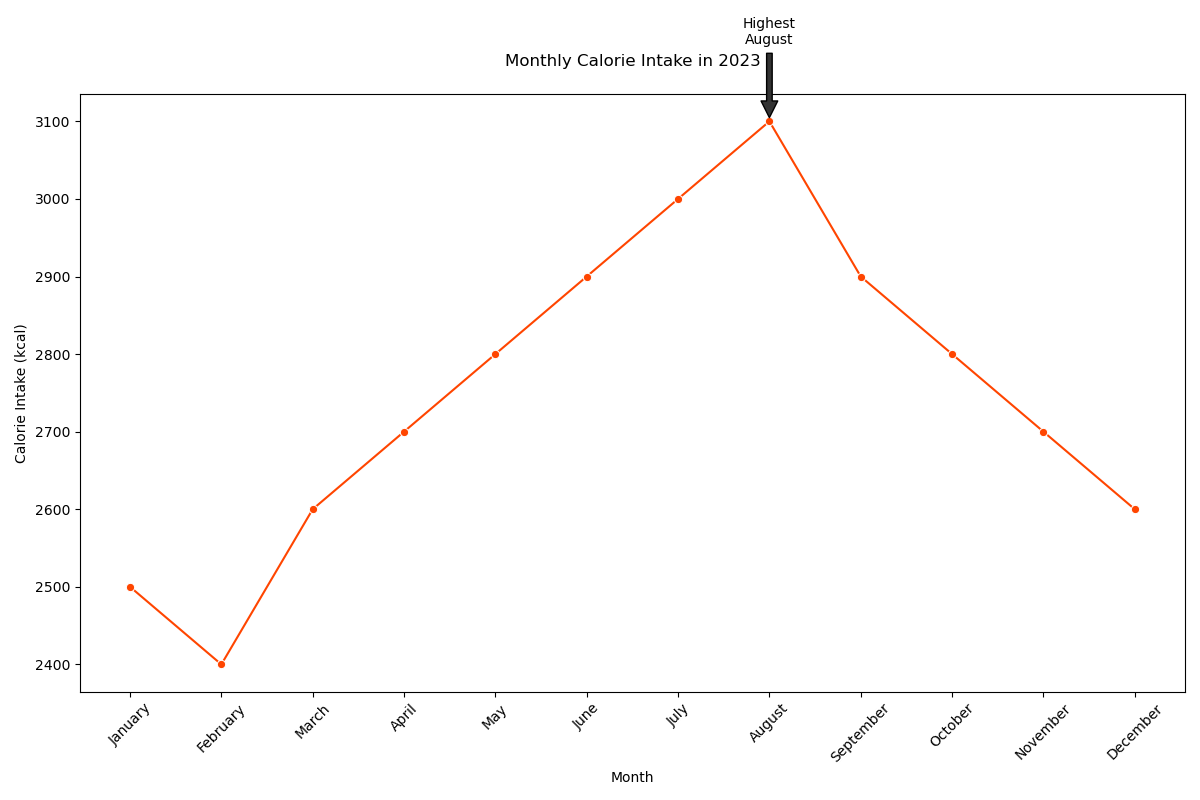

Generate this figure with Python:

import pandas as pd
import seaborn as sns
import matplotlib.pyplot as plt

# Data
data = {
    'Month': ['January', 'February', 'March', 'April', 'May', 'June', 
              'July', 'August', 'September', 'October', 'November', 'December'],
    'Calorie_Intake': [2500, 2400, 2600, 2700, 2800, 2900, 
                       3000, 3100, 2900, 2800, 2700, 2600]
}

# Create a DataFrame
df = pd.DataFrame(data)

# Set the figure size
plt.figure(figsize=(12, 8))

# Create the line chart
line_chart = sns.lineplot(x='Month', y='Calorie_Intake', data=df, 
                          marker='o', color='#2E8B57')

# Modify the color scheme using color codes
for line in line_chart.lines:
    line.set_color('#FF4500')

# Annotating the highest calorie intake point
highest_intake = df['Calorie_Intake'].max()
highest_month = df[df['Calorie_Intake'] == highest_intake]['Month'].values[0]
plt.annotate(f'Highest\n{highest_month}', xy=(highest_month, highest_intake), 
             xytext=(highest_month, highest_intake+100),
             arrowprops=dict(facecolor='#333333', shrink=0.05),
             ha='center')

# Adjust the plot to make it more readable
plt.xticks(rotation=45)
plt.title('Monthly Calorie Intake in 2023', pad=20)
plt.xlabel('Month')
plt.ylabel('Calorie Intake (kcal)')

# Show the line chart
plt.tight_layout()
plt.show()
